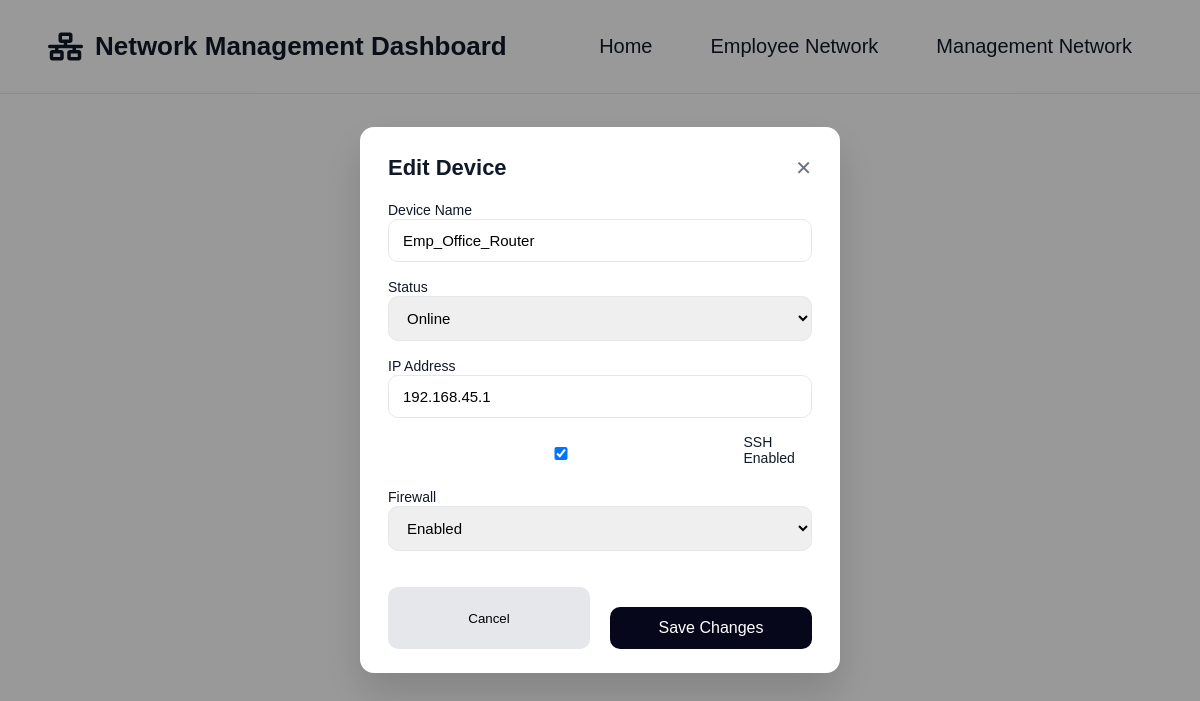
The page /device/2/?next=/employee/ on the database its author committed.
### netmanagement/models.py (models this page shows, shortened)
class Device(models.Model):
    DEVICE_TYPES = [
        ('router', 'Router'),
        ('switch', 'Switch'),
        ('end', 'End Device'),
    ]
    NETWORK_TYPES = [
        ('employee', 'Employee'),
        ('management', 'Management'),
    ]
    STATUS_TYPES = [
        ('online', 'Online'),
        ('offline', 'Offline'),
        ('warning', 'Warning'),
    ]
    name = models.CharField(max_length=100)
    device_type = models.CharField(max_length=10, choices=DEVICE_TYPES)
    network = models.CharField(max_length=15, choices=NETWORK_TYPES)
    ip_address = models.GenericIPAddressField()
    status = models.CharField(max_length=10, choices=STATUS_TYPES)
    ssh_enabled = models.BooleanField(default=False)
    firewall_enabled = models.BooleanField(default=False)

### netmanagement/views.py (the view)
# urls.py: path('device/<int:pk>/', device_detail, name='device_detail'),
def device_detail(request, pk):
    device = get_object_or_404(Device, pk=pk)
    next_url = request.POST.get('next') or request.GET.get('next') or reverse('home')
    if request.method == 'POST':
        form = DeviceForm(request.POST, instance=device)
        if form.is_valid():
            form.save()
            return redirect(next_url)
        else:
            print(form.errors)  # keep this while debugging
    else:
        form = DeviceForm(instance=device)
    return render(request, 'device_detail.html', {
        'device': device,
        'form': form,
        'next_url': next_url,
    })

### netmanagement/forms.py
class DeviceForm(forms.ModelForm):
    class Meta:
        model = Device
        fields = [
            'name',
            'ip_address',
            'status',
            'ssh_enabled',
            'firewall_enabled',
        ]

### netmanagement/templates/device_detail.html (shortened to what this page needs)
{% load static %}
<!DOCTYPE html>
<html lang="en">
<head>
    <link rel="stylesheet" href="{% static 'css/style.css' %}">
    <link rel="stylesheet" href="https://cdnjs.cloudflare.com/ajax/libs/font-awesome/6.5.0/css/all.min.css">
</head>
<body>
    <header class="topbar">
        <div class="brand">
            <i class="fa-solid fa-network-wired"></i>
            <span>Network Management Dashboard</span>
        </div>
        <nav class="nav">
            <a href="{% url 'home' %}">Home</a>
            <a href="{% url 'employee_network' %}">Employee Network</a>
            <a href="{% url 'management_network' %}">Management Network</a>
        </nav>
    </header>
    <div class="modal-overlay">
        <div class="modal-card">
            <div class="modal-header">
                <div class="modal-title">Edit Device</div>
                <div class="modal-close" onclick="window.history.back()">✕</div>
            </div>
            <form method="POST" class="modal-form">
                <div>
                    <label>Device Name</label>
                    <input type="text" name="name" value="{{ device.name }}">
                </div>
                <div>
                    <label>Status</label>
                    <select name="status">
                        <option value="online" {% if device.status == 'online' %}selected{% endif %}>Online</option>
                    </select>
                </div>
                <div>
                    <label>IP Address</label>
                    <input type="text" name="ip_address" value="{{ device.ip_address }}">
                </div>
                <div class="checkbox-row">
                    <input type="checkbox" name="ssh_enabled" {% if device.ssh_enabled %}checked{% endif %}>
                    <label>SSH Enabled</label>
                </div>
                <div>
                    <label>Firewall</label>
                    <select name="firewall_enabled">
                        <option value="True" {% if device.firewall_enabled %}selected{% endif %}>Enabled</option>
                    </select>
                </div>
                <div class="modal-actions">
                    <button type="button" class="btn-cancel" onclick="window.location.href='{{ next_url }}'"">Cancel</button>
                    <button type="submit" class="btn-save">Save Changes</button>
                </div>
            </form>
        </div>
    </div>
</body>
</html>

### netmanagement/static/css/style.css (style rules this page uses)
* { box-sizing: border-box; margin: 0; padding: 0; }
:root { --text: #111827; --muted: #6b7280; --border: #e5e7eb; --bg: #ffffff; --soft: #f9fafb; --shadow: 0 2px 8px rgba(0, 0, 0, 0.05); --shadow-hover: 0 10px 25px rgba(0, 0, 0, 0.08); --dark: #07071b; --green: #22c55e; --red: #ef4444; --yellow: #FFFF00; }
html, body { width: 100%; min-height: 100%; }
body { font-family: Arial, Helvetica, sans-serif; color: var(--text); background: var(--bg); }
a { text-decoration: none; color: inherit; }
.topbar { height: 94px; border-bottom: 1px solid var(--border); display: flex; align-items: center; justify-content: space-between; padding: 0 48px; background: var(--bg); }
.brand { display: flex; align-items: center; gap: 12px; font-size: 26px; font-weight: 700; }
.brand i { font-size: 28px; }
.nav { display: flex; align-items: center; gap: 18px; font-size: 20px; }
.nav a { padding: 14px 20px; border-radius: 12px; color: var(--text); transition: background 0.2s ease, color 0.2s ease; }
.btn-save { margin-top: 20px; padding: 12px 18px; border: none; border-radius: 10px; background: var(--dark); color: white; font-size: 16px; cursor: pointer; }
.modal-overlay { position: fixed; top: 0; left: 0; width: 100%; height: 100%; background: rgba(0, 0, 0, 0.4); display: flex; align-items: center; justify-content: center; z-index: 1000; }
.modal-card { width: 480px; background: #fff; border-radius: 14px; padding: 28px 28px 24px; box-shadow: 0 20px 40px rgba(0, 0, 0, 0.15); }
.modal-header { display: flex; justify-content: space-between; align-items: center; margin-bottom: 20px; }
.modal-title { font-size: 22px; font-weight: 600; }
.modal-close { font-size: 20px; cursor: pointer; color: var(--muted); }
.modal-form { display: flex; flex-direction: column; gap: 16px; }
.modal-form label { font-size: 14px; font-weight: 500; margin-bottom: 6px; }
.modal-form input, .modal-form select { width: 100%; padding: 12px 14px; border-radius: 10px; border: 1px solid var(--border); font-size: 15px; }
.checkbox-row { display: flex; align-items: center; gap: 10px; font-size: 15px; }
.modal-actions { display: flex; justify-content: space-between; margin-top: 20px; }
.btn-cancel { flex: 1; margin-right: 10px; padding: 12px; border-radius: 10px; border: none; background: #e5e7eb; cursor: pointer; }
.btn-save { flex: 1; margin-left: 10px; padding: 12px; border-radius: 10px; border: none; background: var(--dark); color: #fff; cursor: pointer; }

### rows shown on the page
Device: name "Emp_Office_Router", status "Online", ip_address "192.168.45.1", ssh_enabled "☑", firewall_enabled "Enabled"
